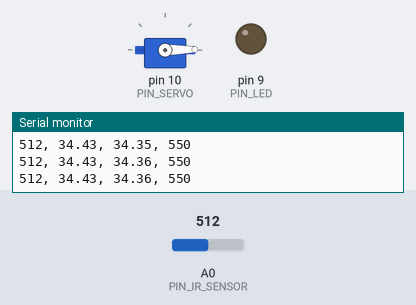
The sketch below on a simulated Arduino Uno, built with avr-gcc and run on an emulated ATmega328P. On the bench: servo, output pins drawn as LEDs (lit = HIGH), the last lines printed to the serial monitor. The inputs (shaded band) are chosen by the test bench; at power-on: A0 (PIN_IR_SENSOR) = 512.

Above: at 1.2 s.
1.3 s: A0 (PIN_IR_SENSOR) set to 362
3.8 s: A0 (PIN_IR_SENSOR) set to 329
At 5.1 s:
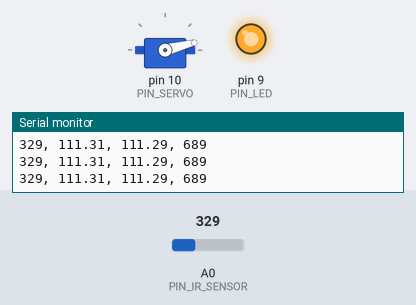
6.8 s: A0 (PIN_IR_SENSOR) set to 306
At 9.0 s:
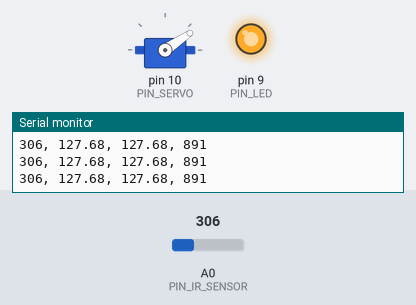
9.8 s: A0 (PIN_IR_SENSOR) set to 240
At 11.6 s:
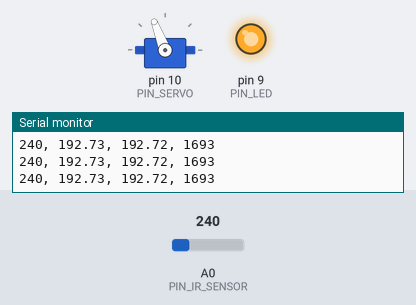
12.8 s: A0 (PIN_IR_SENSOR) set to 122
At 13.3 s:
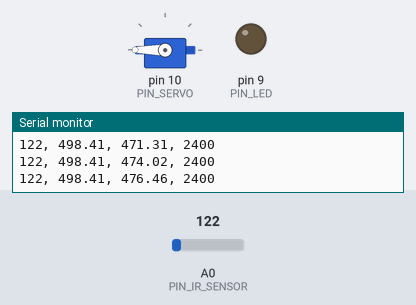
14.3 s: A0 (PIN_IR_SENSOR) set to 10
15.8 s: A0 (PIN_IR_SENSOR) set to 7
At 17.4 s:
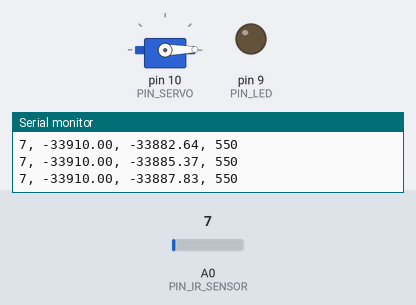
Timing chart, 0 to 18.5 s (numbered marks = the images above; inputs shaded):
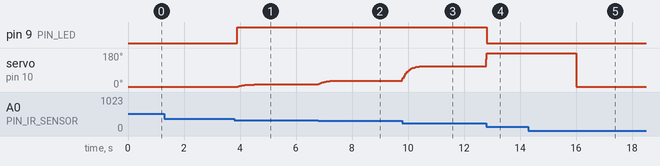

Measured:
- the behaviour switches between 348 and 347 on A0 (PIN_IR_SENSOR) (found by bisection; images 0 and 1)
- the behaviour switches between 9 and 8 on A0 (PIN_IR_SENSOR) (found by bisection; images 4 and 5)
- after the input at 3.8 s, pin 9 (PIN_LED): LOW → HIGH after 0.10 s; servo on pin 10 (PIN_SERVO): moves from 1° to 14° over 0.60 s, starting after 0.10 s
- after the input at 6.8 s, servo on pin 10 (PIN_SERVO): moves from 14° to 34° over 0.94 s, starting at once
- after the input at 9.8 s, servo on pin 10 (PIN_SERVO): moves from 34° to 111° over 0.82 s, starting at once
- after the input at 12.8 s, pin 9 (PIN_LED): HIGH → LOW at once; servo on pin 10 (PIN_SERVO): 111° → 180° at once
- after the input at 15.8 s, servo on pin 10 (PIN_SERVO): 180° → 1° after 0.20 s

The sketch:

17_example_3.ino
```cpp
#include <Servo.h>

#define PIN_IR_SENSOR A0
#define PIN_SERVO    10
#define PIN_LED      9

#define INTERVAL 20
#define ALPHA 0.1
#define DUTY_MIN 550
#define DUTY_MAX 2400

Servo myservo;

unsigned long last_loop_time = 0;
float dist_ema = 0.0;

void setup() {
  myservo.attach(PIN_SERVO);
  myservo.writeMicroseconds(DUTY_MIN);

  pinMode(PIN_LED, OUTPUT);
  Serial.begin(1000000);
}

void loop() {
  unsigned long time_curr = millis();
  if (time_curr - last_loop_time < INTERVAL) return;
  last_loop_time = time_curr;

  int a_value = analogRead(PIN_IR_SENSOR);
  float dist_raw = (6762.0 / (a_value - 9.0) - 4.0) * 10.0 - 60.0;
  dist_ema = ALPHA * dist_raw + (1.0 - ALPHA) * dist_ema;

  if (dist_ema >= 100.0 && dist_ema <= 250.0) digitalWrite(PIN_LED, HIGH);
  else digitalWrite(PIN_LED, LOW);

  float angle;
  if (dist_ema < 100.0) angle = 0.0;
  else if (dist_ema > 250.0) angle = 180.0;
  else angle = (dist_ema - 100.0) / (250.0 - 100.0) * 180.0;

  int duty = DUTY_MIN + (DUTY_MAX - DUTY_MIN) * angle / 180.0;
  myservo.writeMicroseconds(duty);

  Serial.print(a_value); Serial.print(", ");
  Serial.print(dist_raw); Serial.print(", ");
  Serial.print(dist_ema); Serial.print(", ");
  Serial.println(duty);
}
```
